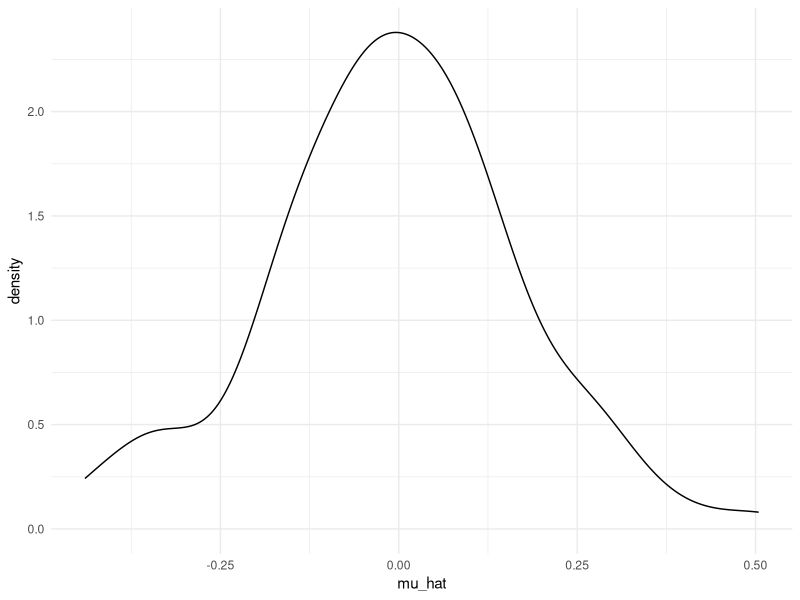
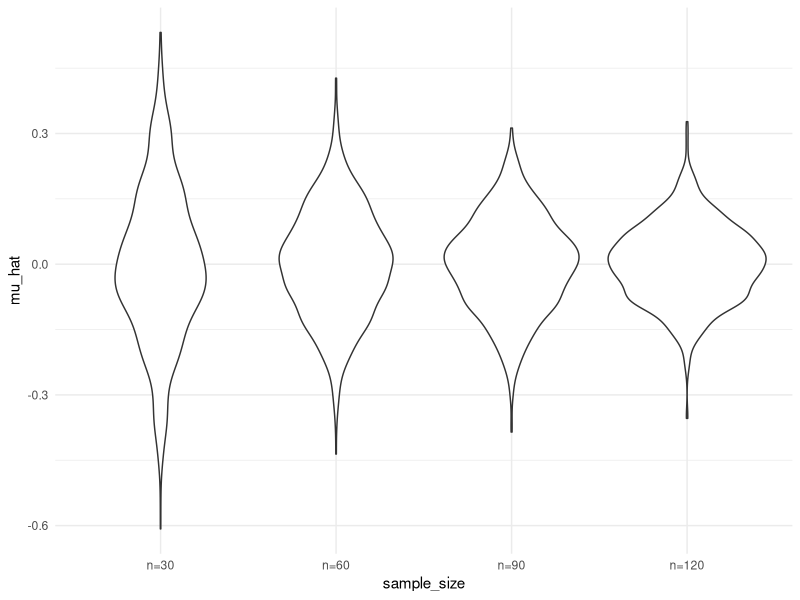
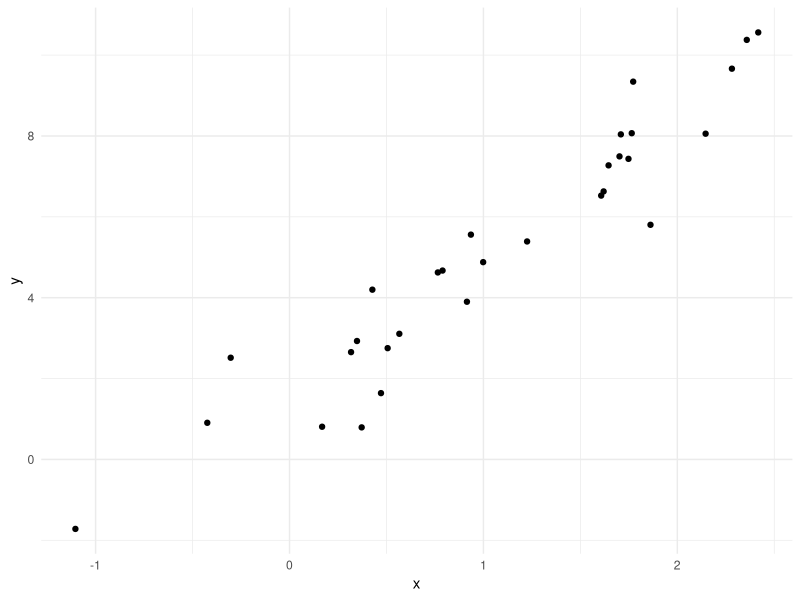

Write R code to recreate these figures, in order.
## ---- chunk 1
library(tidyverse)

knitr::opts_chunk$set(
	echo = TRUE,
	warning = FALSE,
  fig.width = 6,
  fig.asp = .6,
  out.width = "90%"
)

theme_set(theme_minimal() + theme(legend.position = "bottom"))

options(
  ggplot2.continuous.colour = "viridis",
  ggplot2.continuous.fill = "viridis"
)

scale_colour_discrete = scale_colour_viridis_d
scale_fill_discrete = scale_fill_viridis_d
## ---- chunk 2
library(tidyverse)
## ---- chunk 3
sim_mean_sd=function(n_subj){
  x=rnorm(n_subj, mean=0, sd=1)
  
  tibble(
    mu_hat=mean(x),
    sigma_hat=sd(x))
}
sim_mean_sd(n_subj=400)
## ---- chunk 4
output=vector("list", length=100)
for (i in 1:100) {
  output[[i]]=sim_mean_sd(30)#从总体中抽30个样本,算一次样本均值,重复100次
}

output |> bind_rows() |> #把list里的100个小tibble叠在一起
  ggplot(aes(x=mu_hat))+
  geom_density()
#根据CLT,分布近似正态, 均值接近总体均值
## ---- chunk 5
#更系统的验证
sim_results_df=
  expand_grid(#生成所有组合的实验设计表, 得到一个4000*2列的tibble
    sample_size=c(30,60,90,120),
    iter=1:1000
  ) |>
  mutate(
    results=map(sample_size, sim_mean_sd)
  ) |>
  unnest(results)
## ---- chunk 6
sim_results_df |>
  mutate(
    sample_size=str_c("n=", sample_size),
    sample_size=fct_inorder(sample_size)
  ) |>
  ggplot(aes(x=sample_size, y=mu_hat))+
  geom_violin()
## ---- chunk 7
sim_results_df |>
  group_by(sample_size) |>
  summarize(
    emp_mean=mean(mu_hat),
    emp_se=sd(mu_hat)
  )#用数字验证CLT, 样本均值的平均值接近总体均值
## ---- chunk 8
sim_df=
  tibble(
    x=rnorm(30,mean=1,sd=1),#x~Normal(1,1)
    y=2+3*x+rnorm(30,0,1)
  )
sim_df
## ---- chunk 9
sim_df |>
  ggplot(aes(x=x,y=y)) +
  geom_point()
## ---- chunk 10
slr_fit=lm(y~x,data=sim_df)#lm拟合线性回归,
coef(slr_fit)#coef输出估计的beta0 and beta1
## ---- chunk 11
sim_regression=function(n_subj, beta_0=1.46, beta_1=3.17) {#sample size=n_subj
  sim_df=
    tibble(
      x=rnorm(n_subj,mean=1,sd=1),
      y=beta_0+beta_1*x+rnorm(n_subj,0,1)
    )
  slr_fit=lm(y~x, data = sim_df)
  
  tibble(
    beta0_hat=coef(slr_fit)[1],
    beta1_hat=coef(slr_fit)[2]#长度为2的向量,c("intercept")和斜率
  )#把他们装进tibble,这样可以在for-loop或map里用bind_rows()合并
}

## ---- chunk 12
sim_regression(n_subj=30)
## ---- chunk 13
output=vector("list", length=500)

for (i in 1:500) {
  output[i]=sim_regression(n_subj=30)
}
output |>
  bind_rows()
